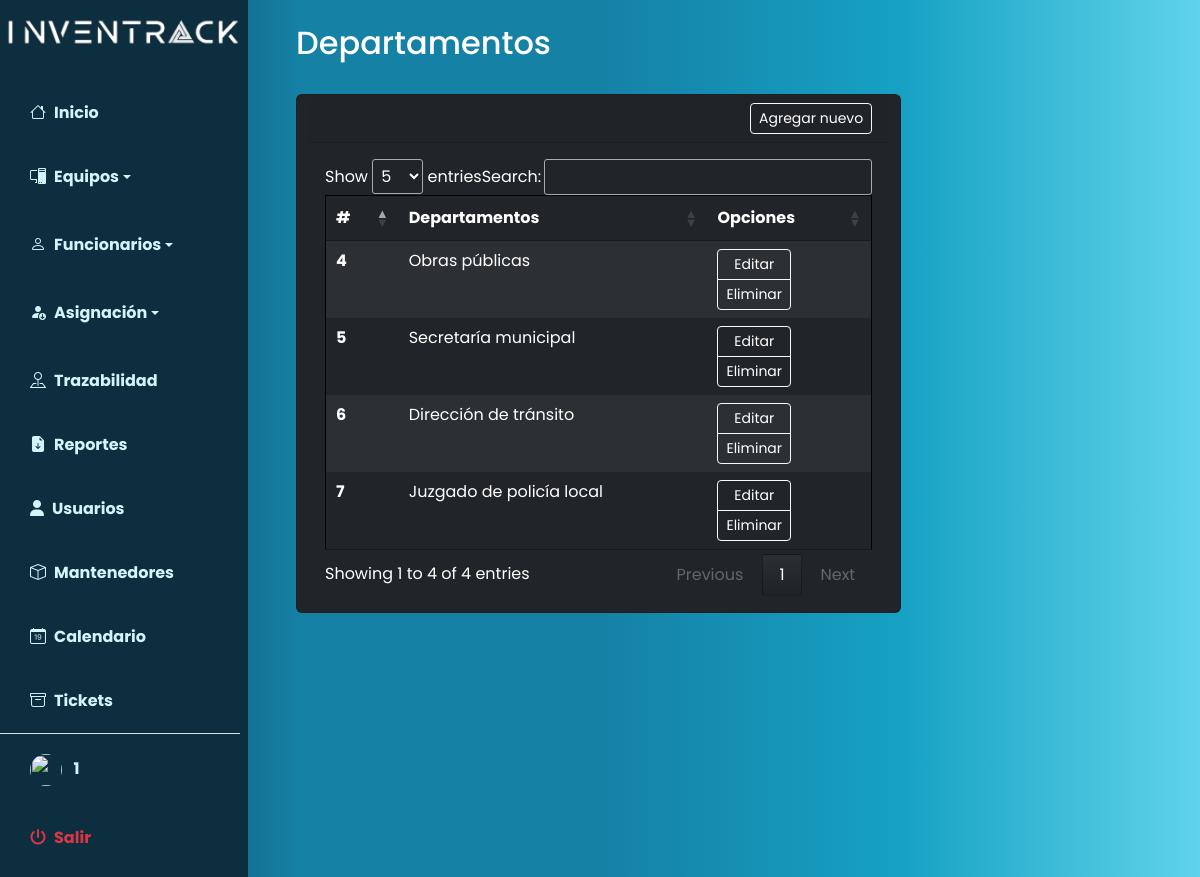
Screenshot of /index.php?p=mantenedores/departamentos/index (signed in) with the database file from the repository.
### tables this page shows
CREATE TABLE `departamentos` (
  `id` int(10) NOT NULL,
  `departamento` varchar(50) NOT NULL
);

### index.php (called while the page is built, shortened)
<?php
$pagina = isset($_GET['p']) ? strtolower($_GET['p']) : 'home';
require_once 'includes/header.php';
require_once 'pages/' . $pagina . '.php';
require_once 'includes/footer.php';
?>

### pages/mantenedores/departamentos/index.php (the view, shortened to what this page needs)
<?php
include("database/auth.php");
$query = "SELECT * FROM departamentos";
$result = mysqli_query($connection, $query);
?>
<nav class="navbar navbar-expand-lg navbar-light bg-transparent py-4 px-4">
    <h2 class="fs-2 mx-4 text-white">Departamentos</h2>
</nav>
<main class="container mx-5">
    <div class="row" id="contenedortabla">
        <div class="card text-bg-dark ">
            <div class="card-header">
                <div class="d-flex justify-content-between align-items-center">
                    <div>
                        <a class="btn btn-sm text-white btn-outline-success border border-light"
                            href="index.php?p=mantenedores/departamentos/create" role="button">Agregar nuevo</a>
                    </div>
                </div>
            </div>
            <div class="card-body table-responsive text-bg-dark ">
                <table class="table table-hover table-dark table-striped tableAux dataTables table-borderless">
                    <thead class="">
                        <tr>
                            <th scope="col">#</th>
                            <th scope="col">Departamentos</th>
                            <th scope="col">Opciones</th>
                        </tr>
                    </thead>
                    <tbody>
                        <?php while ($fila = mysqli_fetch_array($result)): ?>
                            <tr>
                                <th scope="row">
                                    <?= $fila['id'] ?>
                                </th>
                                <td>
                                    <?= $fila['departamento'] ?>
                                </td>
                                <td>
                                    <div class="btn-group-vertical" role="group" aria-label="Vertical button group">
                                        <a href="index.php?p=mantenedores/departamentos/edit&id=<?= $fila['id'] ?>"
                                            class="btn btn-sm text-white btn-outline-warning border border-light">Editar</a>
                                        <a href="javascript:borrar(<?= $fila['id'] ?>);"
                                            class="btn btn-sm text-white btn-outline-danger border border-light">Eliminar</a>
                                    </div>
                                </td>
                            </tr>
                        <?php endwhile; ?>
                    </tbody>
                </table>
            </div>
        </div>
    </div>
</main>

### includes/estilos.css (style rules this page uses)
:root { --main-bg-color: #ffda07; --main-text-color: #eee8e8; --second-text-color: #d3f5fa; --second-bg-color: #7fa897; }
#contenedortabla { position: relative; width: max-content; }
.tableAux { width: 595pt; border: 1px solid #000000ee; }

### includes/header.php (style rules this page uses)
body { font-family: 'Poppins', sans-serif; }

### rows the page displays
departamentos: id "4", departamento "Obras públicas"
departamentos: id "5", departamento "Secretaría municipal"
departamentos: id "6", departamento "Dirección de tránsito"
departamentos: id "7", departamento "Juzgado de policía local"

### other values shown
$_SESSION['username'] "1"
